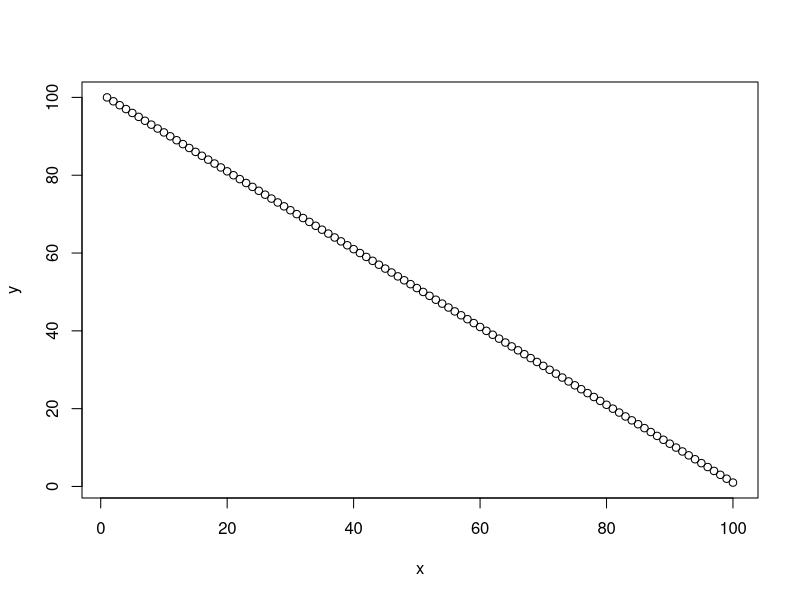
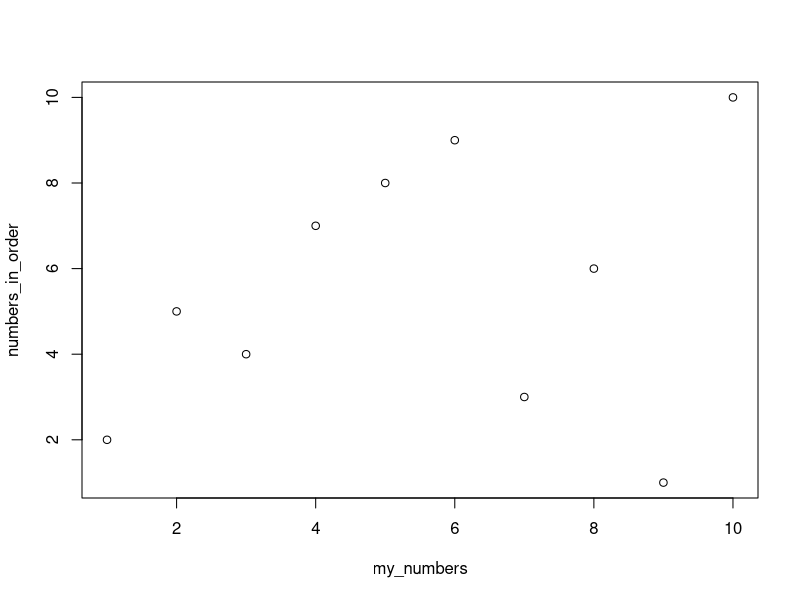
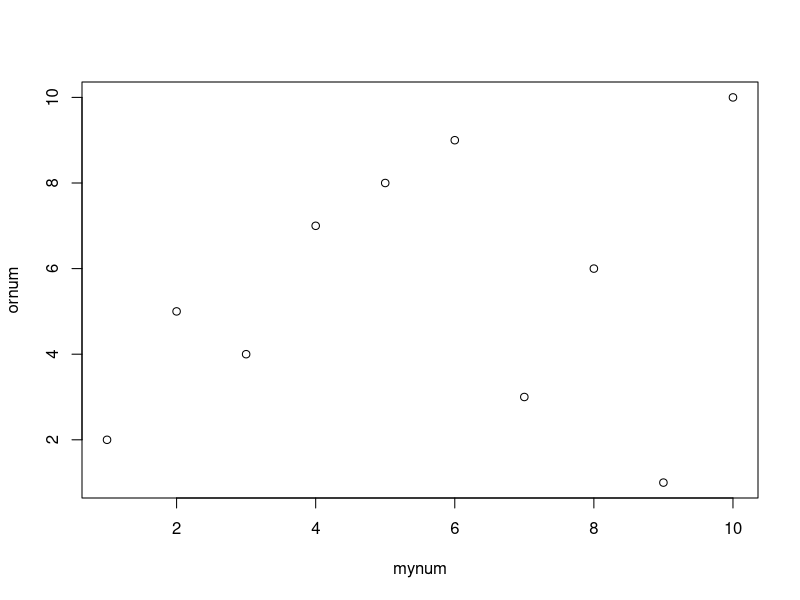
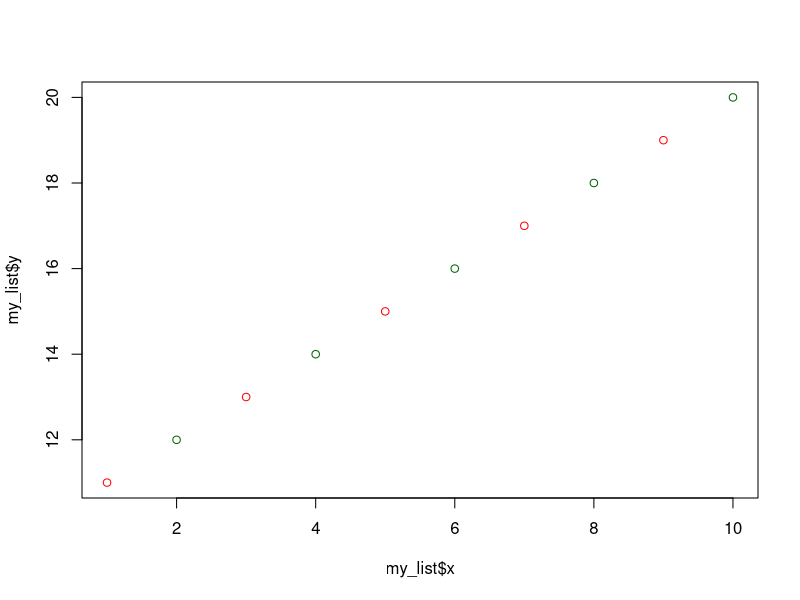

Generate these figures, in order, with R:
## ---- chunk 1
knitr::opts_chunk$set(echo = TRUE)
## ---- chunk 2

getwd()

## ---- chunk 3

#PUT IMAGE CALL HERE?

## ---- chunk 4

#Using the hash symbol lets us enter non-coding text into any document.

## ---- chunk 5

x <- 5
y <- 6

x
y

## ---- chunk 6

x = 5
y = 6

x
y

## ---- chunk 7

x <- 1:100
y <- 100:1

x
y

## ---- chunk 8

help(plot)

## ---- chunk 9

plot(x,y)

## ---- chunk 10

x = c(9,1,7,3,2,8,4,5,6,10)

x

## ---- chunk 11

my_numbers = c(9,1,7,3,2,8,4,5,6,10)

numbers_in_order = 1:10 #This is a generally bad object name, with too many characters.

my_numbers
numbers_in_order

plot(my_numbers,numbers_in_order)

mynum = c(9,1,7,3,2,8,4,5,6,10)
ornum = 1:10

plot(mynum, ornum)

## ---- chunk 12

x = 8

y = 'A'

is.vector(x)

is.vector(y)

x = 1:5

y = c('A','C','F','G','B')

is.vector(x)

is.vector(y)

## ---- chunk 13

class(x)

class(y)

## ---- chunk 14

myint <- 1:10
mychr <- c('A', 'B', 'C', 'D', 'E', 'F', 'G', 'H', 'I', 'J')
mylgi <- c(TRUE, FALSE, TRUE, TRUE, TRUE, FALSE, FALSE, TRUE, FALSE, FALSE)

class(myint)
class(mychr)
class(mylgi)

#Below is an example of a vector that breaks the rules and will be forced into character format.

mymix <- c(1, "A", TRUE)

#Check the class of "mymix". 

## ---- chunk 15

myint[1]
myint[3:8]
mychr[c(7, 1, 2)] #We can use concatenate to extract a non-consecutive set of values from this object.


## ---- chunk 16

z = c("This", "is", "not", "a", "character", "vector")
t = c(TRUE, TRUE, FALSE, TRUE, TRUE, TRUE)

#These can interact and we can subset the one by the other by using [].

z[t == TRUE]

## ---- chunk 17

z[myint[3:8] >= 6]

z[t == TRUE & myint[3:8] == 8]

#We can even define new objects using these data subsets

zint = z[myint[3:8] >= 6]

zint

## ---- chunk 18

x <- vector(mode = "numeric", length = 100)


## ---- chunk 19

x[1:10] = 1:10 #Fill positions 1 - 10 with the values 1:10

x[c(11, 15, 17, 23, 29)] = c(111, 115, 117, 123, 129) #Fill positions 11, 15, 17, 23, 29 with 111, 115, etc.

x[x == 0] = 88 #We're filling every value of 0 with the value 88. Here we're putting one value in multiple places.

x

## ---- chunk 20

x[1:10] = 1:10 #We're putting 10 integers into the first ten positions

x[11:100] = 11:20 #We're putting 10 integers into the other 90 positions.

x

## ---- chunk 21

my_list = list(myint, mychr, mylgi)

## ---- chunk 22

my_list = list(myint, mychr, mylgi, c("another", "character"), c(1,3,5))

## ---- chunk 23

my_list = list(x = 1:10, y = 11:20, col = c("red","darkgreen"))

my_list

plot(my_list, col = my_list$col) #For some reason you do not need to call x and y individually.

## ---- chunk 24

my_matrix = matrix(data = c(1:10, 11:20, 111:120)) #We are using the arguments "data = " and "ncol =".

is.matrix(my_matrix) #We can interrogate the object and see if it is a matrix.

## ---- chunk 25

my_matrix

## ---- chunk 26

help(matrix)

## ---- chunk 27

my_cols = c("Species 1", "Species 2", "Species 3")
my_rows = c("Site 1", "Site 2", "Site 3", "Site 4", "Site 5", "Site 6", "Site 7", "Site 8", "Site 9", "Site 10")

my_names = list(my_rows, my_cols) #We're making a list here with the two vector objects above.

my_matrix = matrix(data = c(1:10, 11:20, 111:120), ncol = 3, dimnames = my_names) #Note we don't have to specify row number.

## ---- chunk 28

my_matrix = matrix(nrow = 10, ncol = 3, dimnames = my_names)

## ---- chunk 29

my_matrix[,1] = 1:10 #We're taking the columns in order here
my_matrix[,2] = 11:20
my_matrix[,3] = 111:120

#An alternative method

my_matrix[,"Species 1"] = 1:10
my_matrix[,"Species 2"] = 11:20
my_matrix[,"Species 3"] = 111:120

## ---- chunk 30

my_matrix[, 1]

my_matrix[1, ]

my_matrix[2, 2:3]

my_matrix[c(2,4,8), 3] #When can choose non-consecutive rows here with concatenate.


